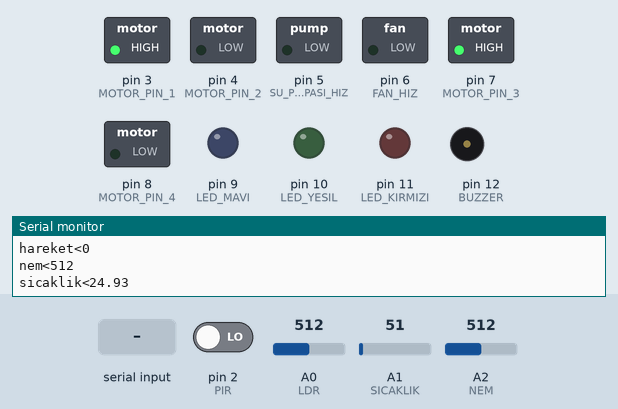
Recording of a sketch running on a simulated Arduino Uno, built with avr-gcc and run on an emulated ATmega328P. Parts: switched loads named in the sketch (green lamp = pin HIGH), output pins drawn as LEDs (lit = HIGH), buzzer (waves = sounding, pin HIGH), the last lines printed to the serial monitor. Inputs (shaded band) come from the test bench; at power-on: A2 (NEM) = 512, A1 (SICAKLIK) = 51, pin 2 (PIR) LOW, A0 (LDR) = 512.

Above: at 1.2 s.
1.3 s: "ledMod" received over Serial
At 3.5 s:
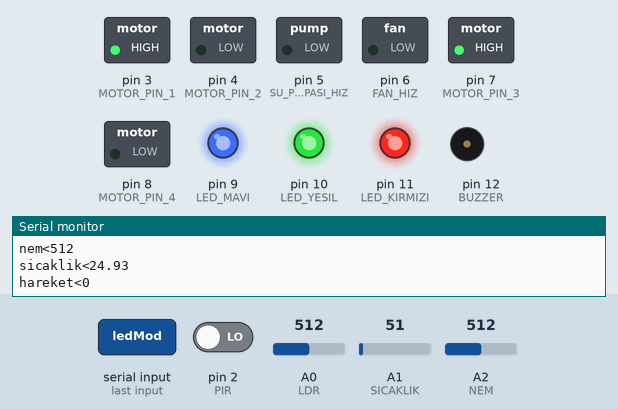
3.8 s: A2 (NEM) set to 992
5.3 s: A2 (NEM) set to 1010
6.8 s: A1 (SICAKLIK) set to 23
8.3 s: A1 (SICAKLIK) set to 18
Timing chart, 0 to 11.3 s (numbered marks = the images above; inputs shaded):
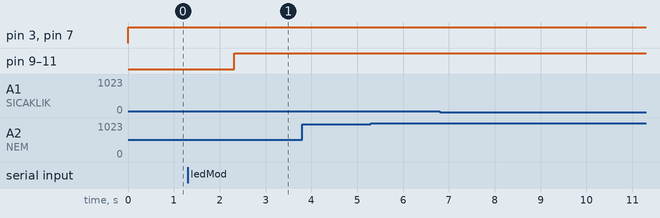

Measured:
- after the input at 1.3 s, pin 9 (LED_MAVI), pin 10 (LED_YESIL), pin 11 (LED_KIRMIZI): LOW → HIGH after 1.0 s

The sketch:

PlantCareSystem-Device.ino
```cpp
#define LDR A0
#define SICAKLIK A1
#define LED_KIRMIZI 11
#define LED_YESIL 10
#define LED_MAVI 9
#define PIR 2
#define BUZZER 12
#define NEM A2

//MOTOR PIN 1 SU POMPASI soldaki su pompası
//MOTOR PIN 2 FAN sağdaki fan
#define SU_POMPASI_HIZ 5
#define MOTOR_PIN_1 3
#define MOTOR_PIN_2 4
#define MOTOR_PIN_3 7
#define MOTOR_PIN_4 8
#define FAN_HIZ 6


int kirmizi = 0;
int yesil = 0;
int mavi = 0;

int isik;
int hareket;

int nem;

int okunan_deger;
float sicaklik_gerilim;
float sicaklik;


int fanHiz = 0;
int suMotorHiz = 0;

int buzzer = 0;


//KOMUTLAR
//fanHiz>x
//suMotorHiz>x
//ledMod>0,1,2,3 0 kapali 1 kirmizi 2 mavi 3 mor
//buzzerMod>0,1


int mesajBufferBoyutu = 24;
char gelenMesaj[24]; // 24 karakterlik haberleşme bufferi
char komut[16];
char deger[8];

void setup(){
  //analogReference(INTERNAL);
  pinMode(LED_KIRMIZI, OUTPUT);
  pinMode(LED_YESIL, OUTPUT);
  pinMode(LED_MAVI, OUTPUT);
  pinMode(PIR, INPUT);
  pinMode(BUZZER, OUTPUT);
  pinMode(MOTOR_PIN_1, OUTPUT);
  pinMode(MOTOR_PIN_2, OUTPUT);
  pinMode(MOTOR_PIN_3, OUTPUT);
  pinMode(MOTOR_PIN_4, OUTPUT);
  pinMode(SU_POMPASI_HIZ, OUTPUT);
  pinMode(FAN_HIZ, OUTPUT);
  Serial.begin(9600);
}

void loop(){

 if(Serial.available() > 0){
  Serial.readString().toCharArray(gelenMesaj, mesajBufferBoyutu);
  char * ayracIsaretcisi = strtok(gelenMesaj, ">");
  strcpy(komut, ayracIsaretcisi);
  ayracIsaretcisi = strtok(NULL, ">");
  strcpy(deger, ayracIsaretcisi);

  // Alinan Komutun Seri Porta Yazdirimi
  //Serial.print(komut);
  //Serial.print("<");
  //Serial.print(deger);
  //Serial.print("\n");

  // Motorun hizini ayarlamak icin
  if(strcmp(komut, "fanHiz") == 0){
    fanHiz = atoi(deger);
  }

  if(strcmp(komut, "suMotorHiz") == 0){
    suMotorHiz = atoi(deger);
  }

  if(strcmp(komut, "ledMod") == 0){
    ledAyarla(atoi(deger));
  }

  if(strcmp(komut, "buzzerMod") == 0){
    buzzer = atoi(deger);
  }

 }

  //Sensör okumalari

  isik = analogRead(LDR);
  okunan_deger = analogRead(SICAKLIK);
  sicaklik_gerilim = (okunan_deger / 1023.0)*5000;
  sicaklik = sicaklik_gerilim/10.0;
  //sicaklik = analogRead(SICAKLIK) / 9.31;
  nem = analogRead(NEM);
  hareket = digitalRead(PIR);

  //Buzzer
  digitalWrite(BUZZER, buzzer);

  //LED
  analogWrite(LED_KIRMIZI,kirmizi);
  analogWrite(LED_MAVI, mavi);
  analogWrite(LED_YESIL, yesil);

  //SU MOTORU
  analogWrite(SU_POMPASI_HIZ,  suMotorHiz); //1. motor 255 ile tam hızda dönüyor...
  digitalWrite(MOTOR_PIN_1, HIGH );
  digitalWrite(MOTOR_PIN_2,  LOW);

  //FAN
  analogWrite(FAN_HIZ,  fanHiz);  //2. motor 40 ile yavaş dönüyor...
  digitalWrite(MOTOR_PIN_3, HIGH);
  digitalWrite(MOTOR_PIN_4,  LOW);

/*
 //Arduinodan giden veriler
 String isikCikti = String();
 isikCikti.concat("isik");
 isikCikti.concat("<");
 isikCikti.concat(isik);
 Serial.println(isikCikti);*/

 String sicaklikCikti = String();
 sicaklikCikti.concat("sicaklik");
 sicaklikCikti.concat("<");
 sicaklikCikti.concat(sicaklik);
 Serial.println(sicaklikCikti);

 String hareketCikti = String();
 hareketCikti.concat("hareket");
 hareketCikti.concat("<");
 hareketCikti.concat(hareket);
 Serial.println(hareketCikti);


 String nemCikti = String();
 nemCikti.concat("nem");
 nemCikti.concat("<");
 nemCikti.concat(nem);
 Serial.println(nemCikti);


 /*
if(hareket == 1)
  {
  buzzer = 1;
  }else
  {
  buzzer = 0;
  }
  */
}

void ledAyarla(int mod){
    //Mod 0 - Kapali
    //Mod 1 - Kirmizi
    //Mod 2 - Mavi
    //Mod 3 - Mor
    switch(mod){
      case 0:
        mavi = 255;     //KAPALI
        kirmizi = 255;
        yesil = 255;
      break;

      case 1:
        mavi = 0;  //MAVİ
        kirmizi = 255;
        yesil = 255;
      break;

      case 2:
        mavi = 255;    //KIRMIZI
        kirmizi = 0;
        yesil = 255;
      break;

      case 3:
        mavi = 150;     //MOR
        kirmizi = 100;
        yesil = 255;
      break;

      case 4:
        kirmizi =0;  //BEYAZ
        mavi = 0;
        yesil = 0;
      break;

    }
}


/* ÇÖPLÜK
  isikMiktari = analogRead(LDR);
  //Serial.println(isikMiktari);


  kirmiziMiktari = 0;
  yesilMiktari = 255;
  maviMiktari = 0;
  analogWrite(LED_KIRMIZI, kirmiziMiktari);
  analogWrite(LED_YESIL, yesilMiktari);
  analogWrite(LED_MAVI, maviMiktari);


  hareket = digitalRead(PIR);
  //Serial.println(hareket);

  if(hareket == 1){
    digitalWrite(BUZZER, HIGH);
  }else{
    digitalWrite(BUZZER,LOW);
  }


  //sicaklik = analogRead(SICAKLIK) / 9.31;
  //Serial.println(sicaklik);
  //delay(10);


  analogWrite(SU_POMPASI_HIZ,  255);   //1. motor 255 ile tam hızda dönüyor...
  digitalWrite(MOTOR_PIN_1, HIGH );
  digitalWrite(MOTOR_PIN_2,  LOW);

   // motor 2
  analogWrite(FAN_HIZ,  255);  //2. motor 40 ile yavaş dönüyor...
  digitalWrite(MOTOR_PIN_3, HIGH);
  digitalWrite(MOTOR_PIN_4,  LOW);

  nemMiktari = analogRead(NEM);
  Serial.println(nemMiktari);
 */
```
